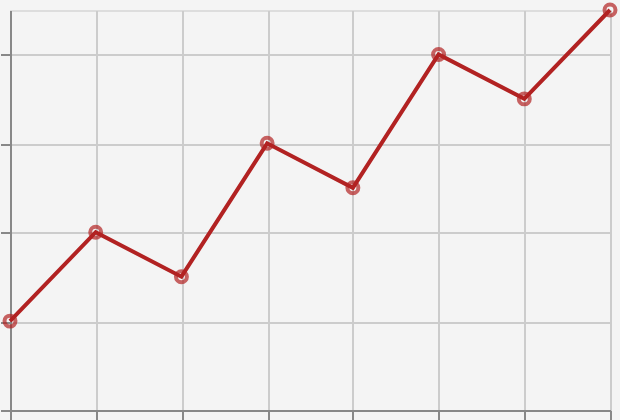

Here is the Vega-Lite specification saved for this chart:
### Vega-Lite specification from a JSON file in a GitHub repository (floating-point values rounded to 4 significant figures)
{"$schema": "https://vega.github.io/schema/vega-lite/v6.json", "padding": 5, "autosize": "none", "width": 300, "height": 200, "data": {"name": "table", "values": [{"c": "A", "g": "p", "x": 1, "y": 2, "v": 5, "t": "2024-01-15", "o": {"v": 3}, "IMDB Rating": 6.1, "d": "x1"}, {"c": "B", "g": "q", "x": 2, "y": 4, "v": 9, "t": "2024-02-20", "o": {"v": 7}, "IMDB Rating": 7.4, "d": "x2"}, {"c": "A", "g": "q", "x": 3, "y": 3, "v": 2, "t": "2024-03-05", "o": {"v": 1}, "IMDB Rating": 5.2, "d": "x1"}, {"c": "C", "g": "p", "x": 4, "y": 6, "v": 7, "t": "2024-05-30", "o": {"v": 4}, "IMDB Rating": 8.8, "d": "x3"}, {"c": "B", "g": "p", "x": 5, "y": 5, "v": 4, "t": "2024-07-11", "o": {"v": 9}, "IMDB Rating": 6.9, "d": "x2"}, {"c": "C", "g": "q", "x": 6, "y": 8, "v": 6, "t": "2024-09-02", "o": {"v": 2}, "IMDB Rating": 7.7, "d": "x3"}, {"c": "A", "g": "p", "x": 7, "y": 7, "v": 8, "t": "2024-11-25", "o": {"v": 5}, "IMDB Rating": 4.4, "d": "x1"}, {"c": "B", "g": "q", "x": 8, "y": 9, "v": 3, "t": "2024-12-31", "o": {"v": 8}, "IMDB Rating": 9.1, "d": "x2"}]}, "config": {"mark": {"color": "firebrick"}, "axis": {"gridColor": "#cccccc"}, "background": "#f4f4f4"}, "layer": [{"mark": "line", "encoding": {"x": {"field": "x", "type": "quantitative"}, "y": {"field": "y", "type": "quantitative"}}}, {"mark": "point", "encoding": {"x": {"field": "x", "type": "quantitative"}, "y": {"field": "y", "type": "quantitative"}}}]}
